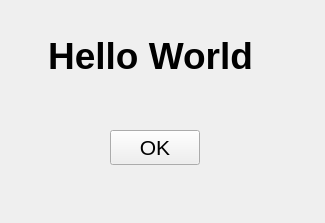
<?xml version="1.0" encoding="UTF-8"?>
<ui version="4.0">
 <class>MainWindow</class>
 <widget class="QMainWindow" name="MainWindow">
  <property name="geometry">
   <rect>
    <x>0</x>
    <y>0</y>
    <width>325</width>
    <height>223</height>
   </rect>
  </property>
  <property name="windowTitle">
   <string>MainWindow</string>
  </property>
  <widget class="QWidget" name="centralwidget">
   <widget class="QPushButton" name="btnOK">
    <property name="geometry">
     <rect>
      <x>110</x>
      <y>130</y>
      <width>90</width>
      <height>35</height>
     </rect>
    </property>
    <property name="font">
     <font>
      <pointsize>16</pointsize>
     </font>
    </property>
    <property name="text">
     <string>OK</string>
    </property>
   </widget>
   <widget class="QLabel" name="lblMsg">
    <property name="geometry">
     <rect>
      <x>20</x>
      <y>30</y>
      <width>261</width>
      <height>51</height>
     </rect>
    </property>
    <property name="font">
     <font>
      <pointsize>28</pointsize>
      <weight>75</weight>
      <bold>true</bold>
     </font>
    </property>
    <property name="text">
     <string>Hello World</string>
    </property>
    <property name="alignment">
     <set>Qt::AlignCenter</set>
    </property>
   </widget>
  </widget>
 </widget>
 <resources/>
 <connections/>
</ui>
